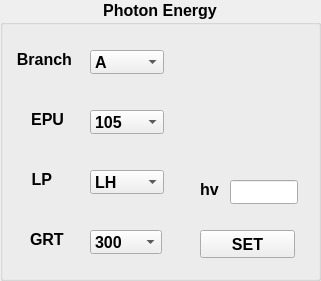
              <widget class="QGroupBox" name="groupBox">
               <property name="geometry">
                <rect>
                 <x>50</x>
                 <y>530</y>
                 <width>321</width>
                 <height>281</height>
                </rect>
               </property>
               <property name="font">
                <font>
                 <pointsize>12</pointsize>
                 <weight>75</weight>
                 <bold>true</bold>
                </font>
               </property>
               <property name="autoFillBackground">
                <bool>false</bool>
               </property>
               <property name="styleSheet">
                <string notr="true">border-color: rgb(255, 139, 0);</string>
               </property>
               <property name="title">
                <string>Photon Energy</string>
               </property>
               <property name="alignment">
                <set>Qt::AlignHCenter|Qt::AlignTop</set>
               </property>
               <widget class="QPushButton" name="pushButton_PGM_set">
                <property name="geometry">
                 <rect>
                  <x>200</x>
                  <y>230</y>
                  <width>95</width>
                  <height>28</height>
                 </rect>
                </property>
                <property name="sizePolicy">
                 <sizepolicy hsizetype="Minimum" vsizetype="Preferred">
                  <horstretch>0</horstretch>
                  <verstretch>0</verstretch>
                 </sizepolicy>
                </property>
                <property name="font">
                 <font>
                  <pointsize>12</pointsize>
                  <weight>75</weight>
                  <bold>true</bold>
                 </font>
                </property>
                <property name="text">
                 <string>SET</string>
                </property>
               </widget>
               <widget class="QLineEdit" name="lineEdit_Eph_Energy">
                <property name="geometry">
                 <rect>
                  <x>230</x>
                  <y>180</y>
                  <width>68</width>
                  <height>24</height>
                 </rect>
                </property>
                <property name="sizePolicy">
                 <sizepolicy hsizetype="Expanding" vsizetype="Preferred">
                  <horstretch>0</horstretch>
                  <verstretch>0</verstretch>
                 </sizepolicy>
                </property>
                <property name="font">
                 <font>
                  <pointsize>12</pointsize>
                  <weight>75</weight>
                  <bold>true</bold>
                 </font>
                </property>
               </widget>
               <widget class="QLabel" name="label_Eph_Energy">
                <property name="geometry">
                 <rect>
                  <x>200</x>
                  <y>180</y>
                  <width>21</width>
                  <height>19</height>
                 </rect>
                </property>
                <property name="font">
                 <font>
                  <pointsize>12</pointsize>
                  <weight>75</weight>
                  <bold>true</bold>
                 </font>
                </property>
                <property name="text">
                 <string>hv</string>
                </property>
               </widget>
               <widget class="QComboBox" name="comboBox_Eph_Branch">
                <property name="geometry">
                 <rect>
                  <x>90</x>
                  <y>50</y>
                  <width>74</width>
                  <height>24</height>
                 </rect>
                </property>
                <property name="sizePolicy">
                 <sizepolicy hsizetype="Preferred" vsizetype="Preferred">
                  <horstretch>0</horstretch>
                  <verstretch>0</verstretch>
                 </sizepolicy>
                </property>
                <property name="font">
                 <font>
                  <pointsize>12</pointsize>
                  <weight>75</weight>
                  <bold>true</bold>
                 </font>
                </property>
                <property name="currentText" stdset="0">
                 <string>A</string>
                </property>
                <item>
                 <property name="text">
                  <string>A</string>
                 </property>
                </item>
                <item>
                 <property name="text">
                  <string>B</string>
                 </property>
                </item>
               </widget>
               <widget class="QLabel" name="label_Eph_Branch">
                <property name="geometry">
                 <rect>
                  <x>10</x>
                  <y>50</y>
                  <width>62</width>
                  <height>19</height>
                 </rect>
                </property>
                <property name="font">
                 <font>
                  <pointsize>12</pointsize>
                  <weight>75</weight>
                  <bold>true</bold>
                 </font>
                </property>
                <property name="text">
                 <string>Branch</string>
                </property>
                <property name="alignment">
                 <set>Qt::AlignRight|Qt::AlignTrailing|Qt::AlignVCenter</set>
                </property>
                <property name="buddy">
                 <cstring>comboBox_Eph_Branch</cstring>
                </property>
               </widget>
               <widget class="QComboBox" name="comboBox_Eph_EPU">
                <property name="geometry">
                 <rect>
                  <x>90</x>
                  <y>110</y>
                  <width>74</width>
                  <height>24</height>
                 </rect>
                </property>
                <property name="font">
                 <font>
                  <pointsize>12</pointsize>
                  <weight>75</weight>
                  <bold>true</bold>
                 </font>
                </property>
                <property name="currentText" stdset="0">
                 <string>105</string>
                </property>
                <item>
                 <property name="text">
                  <string>105</string>
                 </property>
                </item>
                <item>
                 <property name="text">
                  <string>57</string>
                 </property>
                </item>
               </widget>
               <widget class="QLabel" name="label_Eph_EPU">
                <property name="geometry">
                 <rect>
                  <x>30</x>
                  <y>110</y>
                  <width>34</width>
                  <height>19</height>
                 </rect>
                </property>
                <property name="font">
                 <font>
                  <pointsize>12</pointsize>
                  <weight>75</weight>
                  <bold>true</bold>
                 </font>
                </property>
                <property name="text">
                 <string>EPU</string>
                </property>
                <property name="alignment">
                 <set>Qt::AlignRight|Qt::AlignTrailing|Qt::AlignVCenter</set>
                </property>
               </widget>
               <widget class="QComboBox" name="comboBox_Eph_LP">
                <property name="geometry">
                 <rect>
                  <x>90</x>
                  <y>170</y>
                  <width>74</width>
                  <height>24</height>
                 </rect>
                </property>
                <property name="sizePolicy">
                 <sizepolicy hsizetype="Preferred" vsizetype="Preferred">
                  <horstretch>0</horstretch>
                  <verstretch>0</verstretch>
                 </sizepolicy>
                </property>
                <property name="font">
                 <font>
                  <pointsize>12</pointsize>
                  <weight>75</weight>
                  <bold>true</bold>
                 </font>
                </property>
                <property name="currentText" stdset="0">
                 <string>LH</string>
                </property>
                <item>
                 <property name="text">
                  <string>LH</string>
                 </property>
                </item>
                <item>
                 <property name="text">
                  <string>LV</string>
                 </property>
                </item>
                <item>
                 <property name="text">
                  <string>CR</string>
                 </property>
                </item>
                <item>
                 <property name="text">
                  <string>CL</string>
                 </property>
                </item>
               </widget>
               <widget class="QLabel" name="label_Eph_LP">
                <property name="geometry">
                 <rect>
                  <x>30</x>
                  <y>170</y>
                  <width>22</width>
                  <height>19</height>
                 </rect>
                </property>
                <property name="font">
                 <font>
                  <pointsize>12</pointsize>
                  <weight>75</weight>
                  <bold>true</bold>
                 </font>
                </property>
                <property name="text">
                 <string>LP</string>
                </property>
                <property name="alignment">
                 <set>Qt::AlignRight|Qt::AlignTrailing|Qt::AlignVCenter</set>
                </property>
                <property name="buddy">
                 <cstring>comboBox_Eph_EPU</cstring>
                </property>
               </widget>
               <widget class="QLabel" name="label_Eph_GRT">
                <property name="geometry">
                 <rect>
                  <x>30</x>
                  <y>230</y>
                  <width>36</width>
                  <height>19</height>
                 </rect>
                </property>
                <property name="font">
                 <font>
                  <pointsize>12</pointsize>
                  <weight>75</weight>
                  <bold>true</bold>
                 </font>
                </property>
                <property name="text">
                 <string>GRT</string>
                </property>
                <property name="buddy">
                 <cstring>comboBox_Eph_GRT</cstring>
                </property>
               </widget>
               <widget class="QComboBox" name="comboBox_Eph_GRT">
                <property name="geometry">
                 <rect>
                  <x>90</x>
                  <y>230</y>
                  <width>72</width>
                  <height>24</height>
                 </rect>
                </property>
                <property name="sizePolicy">
                 <sizepolicy hsizetype="Preferred" vsizetype="Preferred">
                  <horstretch>0</horstretch>
                  <verstretch>0</verstretch>
                 </sizepolicy>
                </property>
                <property name="font">
                 <font>
                  <pointsize>12</pointsize>
                  <weight>75</weight>
                  <bold>true</bold>
                 </font>
                </property>
                <property name="currentText" stdset="0">
                 <string>300</string>
                </property>
                <item>
                 <property name="text">
                  <string>300</string>
                 </property>
                </item>
                <item>
                 <property name="text">
                  <string>600</string>
                 </property>
                </item>
                <item>
                 <property name="text">
                  <string>800</string>
                 </property>
                </item>
                <item>
                 <property name="text">
                  <string>1200</string>
                 </property>
                </item>
               </widget>
              </widget>
